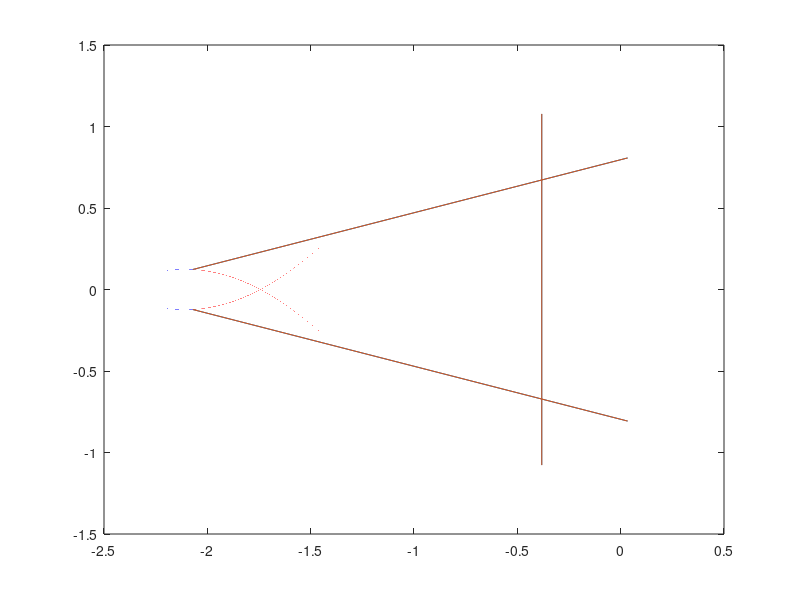

Write the MATLAB code that produced this figure.
%Plot the h1,h2 by the boundary locus method 
clear
format long;
s=0:0.00001:2*pi;
h_1=((156*exp(2i*s)-12*exp(i*s))+12*exp(i*s).*sqrt(460*exp(3i*s)-611*exp(2i*s)+390*exp(i*s)-99))./(160*exp(i*s)-230*exp(2i*s)-50);
h_2=((156*exp(2i*s)-12*exp(i*s))-12*exp(i*s).*sqrt(460*exp(3i*s)-611*exp(2i*s)+390*exp(i*s)-99))./(160*exp(i*s)-230*exp(2i*s)-50);

%plot h
plot(h_1);
hold on
plot(h_2);


%Numericall apprximate the interval end points, which will be needed for
%boundary locus method analysis in exercise4_r.m
p_1=0;
p_2=0;
for n=1:1:length(h_1);
    %We seek h_1 such that im(h_1) very close to 0 and we discard very similar
    %results as they are helpless.
    if abs(imag(h_1(n))-0)<=10^-6 && abs(real(h_1(n))-p_1)>=10^-2;
        p_1=real(h_1(n))
    end
    %We seek h_2 such that im(h_2) very close to 0 and we discard very similar
    %results as they are helpless.
    if abs(imag(h_2(n))-0)<=10^-6 && abs(real(h_2(n))-p_2)>=10^-2;
        p_2=real(h_2(n))
    end
end

